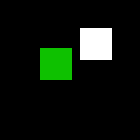

Tiled map render using the project's own tile images. Description and the whole map definition, tile-layer contents included, below:
An orthogonal 7x7 tile map with 20x20 px tiles, 1 tile layer (Tile Layer 1).

<map version="1.4" tiledversion="1.4.2" orientation="orthogonal" renderorder="right-down" width="7" height="7" tilewidth="20" tileheight="20" infinite="0" nextlayerid="2" nextobjectid="1">
 <tileset firstgid="1" source="../Assets/Resources/Keeper-0_tileset.tsx" />
 <layer id="1" name="Tile Layer 1" width="7" height="7">
  <data encoding="csv">
0,0,0,0,0,0,0,
0,0,0,0,0,0,0,
0,0,0,0,2,0,0,
0,0,3,0,0,0,0,
0,0,0,0,0,0,0,
0,0,0,0,0,0,0,
0,0,0,1,0,0,0
</data>
 </layer>
</map>
